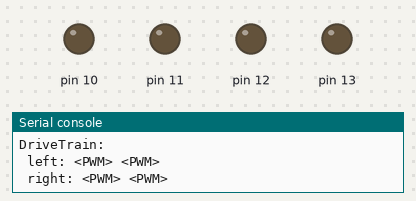
A program run on a simulated MicroPython board. On the bench: output pins drawn as LEDs (lit = HIGH), the last lines printed to the serial console. At 19.0 s the program stops and its outputs stay as they are.

Above: at 0.1 s.
At 3.1 s:
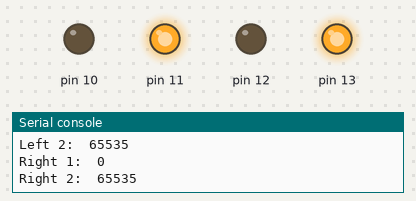
At 5.1 s:
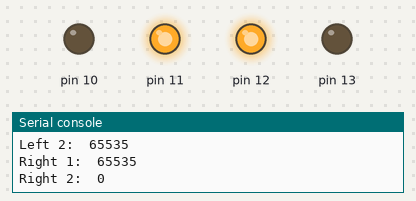
At 7.1 s:
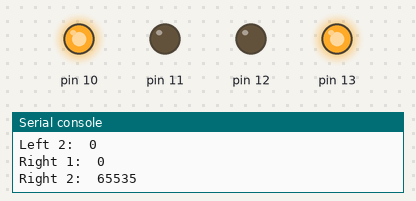
At 11.1 s:
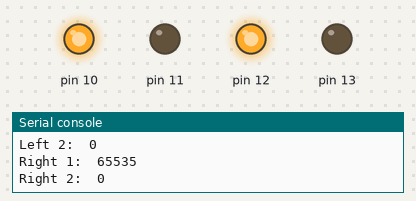
At 17.1 s:
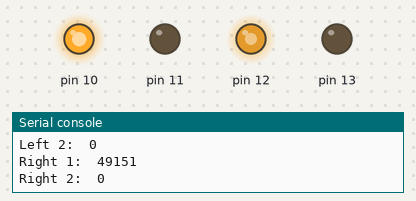
Timing chart, 0 to 20.5 s (numbered marks = the images above):
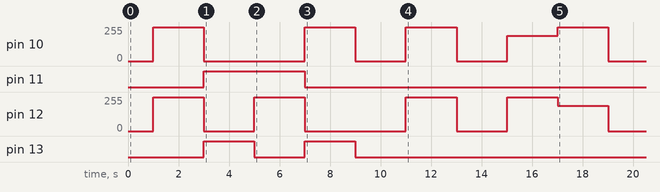

Measured:
- by itself, pin 10: 0/255 → 255/255 at 1.0 s, → 0/255 2.0 s later, → 255/255 4.0 s later, → 0/255 2.0 s later, … (9 changes in this stretch)
- by itself, pin 11: LOW → HIGH at 3.0 s, → LOW 4.0 s later
- by itself, pin 12: 0/255 → 255/255 at 1.0 s, → 0/255 2.0 s later, → 255/255 2.0 s later, → 0/255 2.0 s later, … (9 changes in this stretch)
- by itself, pin 13: alternates HIGH for 2.0 s and LOW for 2.0 s, 4 changes in all, then stays LOW

The program:

drive_train.py
```python
#
# DriveTrain
#
# Version: 1.00
# Date: 2025-05-31
# Author: Sam Linton
# Description:  This module controls a drive train with 2 motors using a motor driver DRV8833.
#
#
from machine import Pin, PWM
from time import sleep


class DriveTrain:
    """Class to control a drive train with 2 motors using a motor driver.
    The motor driver is controlled using PWM signals to control the speed and
    direction of the motors.
    """

    MAX_DUTY_CYCLE: int = 65535

    def __init__(self,
                 left_pins=(10, 11),
                 right_pins=(12, 13),
                 frequency: int=20_000)-> None:
        """Initialize the DriveTrain object with the pins for the motors. Optionally
        set the frequency of the PWM signal.

        Args:
            left_pins (Tuple[int]): PWM pin numbers for left motor
            right_pins (Tuple[int]): PWM pin numbersfor right motor
            frequency (int, optional): frequency of PWM signal (Hz). Defaults to 20_000.
        """

        # Create the PWM objects for the motor driver
        self.left_1 = PWM(Pin(left_pins[0], Pin.OUT), frequency)
        self.left_2 = PWM(Pin(left_pins[1], Pin.OUT), frequency)
        self.right_1 = PWM(Pin(right_pins[0], Pin.OUT), frequency)
        self.right_2 = PWM(Pin(right_pins[1], Pin.OUT), frequency)

    def move(self, left_speed: int, right_speed: int)-> None:
        """Arbitrary motion, controlling the speed of each motor independently.

        Args:
            left_speed (int): speed of the robot in the range -100 to 100
            right_speed (int): speed of the robot in the range -100 to 100
        """

        if left_speed > 0:
            self.left_1.duty_u16(self._speed_to_duty_cycle(left_speed))
            self.left_2.duty_u16(0)
        else:
            self.left_1.duty_u16(0)
            self.left_2.duty_u16(self._speed_to_duty_cycle(-left_speed))

        if right_speed > 0:
            self.right_1.duty_u16(self._speed_to_duty_cycle(right_speed))
            self.right_2.duty_u16(0)
        else:
            self.right_1.duty_u16(0)
            self.right_2.duty_u16(self._speed_to_duty_cycle(-right_speed))

    def forward(self, speed: int)-> None:
        """Drive the robot forward at a given speed.

        Args:
            speed (int): speed of the robot in the range (-100, +100)
        """

        self.move(speed, speed)

    def backward(self, speed: int)-> None:
        """Drive the robot backward at a given speed.

        Args:
            speed (int): backwards speed of the robot in the range (-100, +100)
        """

        self.move(-speed, -speed)

    def turn_left(self, speed: int)-> None:
        """Turn the robot left at a given speed.

        Args:
            speed (int): speed of the robot in the range 0-100
        """

        self.move(-speed, speed)

    def turn_right(self, speed: int)-> None:
        """Turn the robot right at a given speed.

        Args:
            speed (int): speed of the robot in the range 0-100
        """

        self.move(speed, -speed)


    def _speed_to_duty_cycle(self, speed: int)-> int:
        """Convert a speed (0-100) to a duty cycle. The speed is clamped
        to the range 0-100

        Args:
            speed (int): speed of the robot in the range 0-100

        Returns:
            int: duty cycle in the range 0-65535
        """

        # TODO: may need to have minimum duty cycle to get the motors to start
        speed = max(0, min(100, speed))
        return int(DriveTrain.MAX_DUTY_CYCLE * speed / 100)

    def stop(self)-> None:
        """Stop the robot by setting the speed of both motors to 0.
        """

        self.move(0, 0)

    def print_state(self)-> None:
        """Print the state of the motors.
        """

        print("Left 1: ", self.left_1.duty_u16())
        print("Left 2: ", self.left_2.duty_u16())
        print("Right 1: ", self.right_1.duty_u16())
        print("Right 2: ", self.right_2.duty_u16())

    def __repr__(self) -> str:
        return f"DriveTrain:\n left: {self.left_1} {self.left_2} \n right: {self.right_1} {self.right_2}"


# Test the DriveTrain class
if __name__ == "__main__":
    print('Testing DriveTrain class')
    # Create the DriveTrain object
    #dt = DriveTrain((1, 2), (3, 4))
    dt = DriveTrain()
    print(repr(dt))
    sleep(1)

    # Test the forward method
    print("Testing forward method")
    dt.forward(100)
    dt.print_state()
    sleep(2)

    # Test the backward method
    print("Testing backward method")
    dt.backward(100)
    dt.print_state()
    sleep(2)

    # Test the turn_left method
    print("Testing turn_left method")
    dt.turn_left(100)
    dt.print_state()
    sleep(2)

    # Test the turn_right method
    print("Testing turn_right method")
    dt.turn_right(100)
    dt.print_state()
    sleep(2)

    # Test the stop method
    print("Testing stop method")
    dt.stop()
    dt.print_state()
    sleep(2)

    # Test the move method
    print("Testing move method")
    dt.move(100, 100)
    dt.print_state()
    sleep(2)

    print("Testing stop method")
    dt.stop()
    dt.print_state()
    sleep(2)

    print("Test swerve left")
    dt.move(75, 100)
    dt.print_state()
    sleep(2)

    print("Test swerve right")
    dt.move(100, 75)
    dt.print_state()
    sleep(2)

    dt.stop()

    print("Test complete")
```
